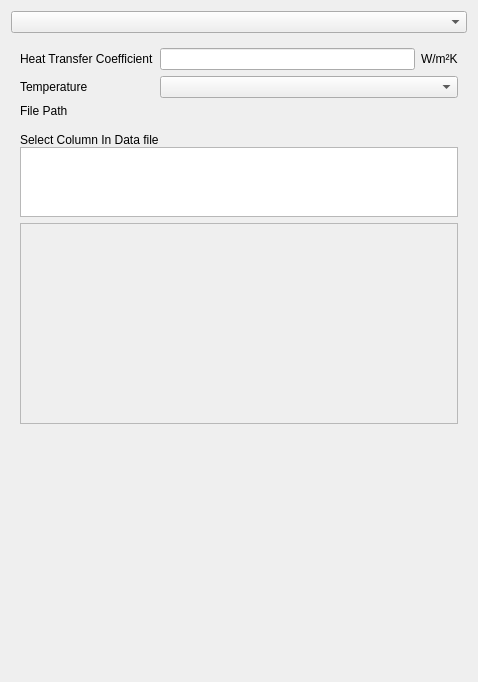
<?xml version="1.0" encoding="UTF-8"?>
<ui version="4.0">
 <class>SVNetworkComponentHeatExchangeEditWidget</class>
 <widget class="QWidget" name="SVNetworkComponentHeatExchangeEditWidget">
  <property name="geometry">
   <rect>
    <x>0</x>
    <y>0</y>
    <width>478</width>
    <height>682</height>
   </rect>
  </property>
  <property name="windowTitle">
   <string>Form</string>
  </property>
  <layout class="QVBoxLayout" name="verticalLayout_2">
   <item>
    <widget class="QComboBox" name="comboBoxHeatExchange"/>
   </item>
   <item>
    <widget class="QStackedWidget" name="stackedWidgetHeatExchange">
     <property name="currentIndex">
      <number>1</number>
     </property>
     <widget class="QWidget" name="pageTemperatureConstant">
      <property name="sizePolicy">
       <sizepolicy hsizetype="Preferred" vsizetype="Preferred">
        <horstretch>0</horstretch>
        <verstretch>1</verstretch>
       </sizepolicy>
      </property>
      <layout class="QVBoxLayout" name="verticalLayoutPageTemperatureConstant">
       <property name="spacing">
        <number>10</number>
       </property>
       <property name="leftMargin">
        <number>0</number>
       </property>
       <property name="topMargin">
        <number>0</number>
       </property>
       <property name="rightMargin">
        <number>0</number>
       </property>
       <property name="bottomMargin">
        <number>0</number>
       </property>
       <item>
        <layout class="QGridLayout" name="gridLayout_2">
         <item row="0" column="1">
          <widget class="QtExt::ValidatingLineEdit" name="lineEditHeatTransferCoefficientConstant"/>
         </item>
         <item row="0" column="0">
          <widget class="QLabel" name="labelTemperatureConstantHeatTransferCoefficient">
           <property name="text">
            <string>Heat Transfer Coefficient</string>
           </property>
          </widget>
         </item>
         <item row="0" column="2">
          <widget class="QLabel" name="labelTemperatureConstantHeatTransferCoefficientUnit">
           <property name="text">
            <string>W/m²K</string>
           </property>
          </widget>
         </item>
         <item row="1" column="0">
          <widget class="QLabel" name="labelTemperatureConstantTemperature">
           <property name="text">
            <string>Temperature</string>
           </property>
          </widget>
         </item>
         <item row="1" column="1">
          <widget class="QtExt::ValidatingLineEdit" name="lineEditTemperatureConstantTemperature">
           <property name="maximumSize">
            <size>
             <width>16777215</width>
             <height>16777215</height>
            </size>
           </property>
          </widget>
         </item>
         <item row="1" column="2">
          <widget class="QLabel" name="labelTemperatureConstantTemperatureUnit">
           <property name="maximumSize">
            <size>
             <width>48</width>
             <height>16777215</height>
            </size>
           </property>
           <property name="text">
            <string>°C</string>
           </property>
          </widget>
         </item>
        </layout>
       </item>
       <item>
        <spacer name="verticalSpacerTemperatureConstant">
         <property name="orientation">
          <enum>Qt::Vertical</enum>
         </property>
         <property name="sizeHint" stdset="0">
          <size>
           <width>20</width>
           <height>40</height>
          </size>
         </property>
        </spacer>
       </item>
      </layout>
     </widget>
     <widget class="QWidget" name="pageTemperatureSpline">
      <property name="sizePolicy">
       <sizepolicy hsizetype="Preferred" vsizetype="Preferred">
        <horstretch>0</horstretch>
        <verstretch>1</verstretch>
       </sizepolicy>
      </property>
      <layout class="QVBoxLayout" name="verticalLayout_3">
       <item>
        <layout class="QGridLayout" name="gridLayout_5">
         <item row="0" column="0">
          <widget class="QLabel" name="labelTemperatureConstantHeatTransferCoefficient_2">
           <property name="text">
            <string>Heat Transfer Coefficient</string>
           </property>
          </widget>
         </item>
         <item row="0" column="2">
          <widget class="QLabel" name="labelTemperatureConstantHeatTransferCoefficientUnit_2">
           <property name="text">
            <string>W/m²K</string>
           </property>
          </widget>
         </item>
         <item row="1" column="0">
          <widget class="QLabel" name="labelTemperatureSplineComboBox">
           <property name="text">
            <string>Temperature</string>
           </property>
          </widget>
         </item>
         <item row="1" column="1" colspan="2">
          <widget class="QComboBox" name="comboBoxTemperatureSpline"/>
         </item>
         <item row="0" column="1">
          <widget class="QtExt::ValidatingLineEdit" name="lineEditHeatTransferCoefficientSpline"/>
         </item>
         <item row="2" column="0">
          <widget class="QLabel" name="labelTemperatureSplineHeatFilePath">
           <property name="sizePolicy">
            <sizepolicy hsizetype="Preferred" vsizetype="Preferred">
             <horstretch>0</horstretch>
             <verstretch>0</verstretch>
            </sizepolicy>
           </property>
           <property name="minimumSize">
            <size>
             <width>0</width>
             <height>0</height>
            </size>
           </property>
           <property name="maximumSize">
            <size>
             <width>16777215</width>
             <height>16777215</height>
            </size>
           </property>
           <property name="text">
            <string>File Path </string>
           </property>
          </widget>
         </item>
         <item row="2" column="1" colspan="2">
          <widget class="QtExt::BrowseFilenameWidget" name="widgetTemperatureSplineFilePathDataFile" native="true">
           <property name="sizePolicy">
            <sizepolicy hsizetype="Preferred" vsizetype="Preferred">
             <horstretch>0</horstretch>
             <verstretch>0</verstretch>
            </sizepolicy>
           </property>
           <property name="minimumSize">
            <size>
             <width>0</width>
             <height>0</height>
            </size>
           </property>
           <property name="maximumSize">
            <size>
             <width>16777215</width>
             <height>16777215</height>
            </size>
           </property>
          </widget>
         </item>
        </layout>
       </item>
       <item>
        <widget class="QWidget" name="widgetTemperatureSplineSelectColumn" native="true">
         <layout class="QVBoxLayout" name="verticalLayout">
          <property name="spacing">
           <number>0</number>
          </property>
          <property name="leftMargin">
           <number>0</number>
          </property>
          <property name="rightMargin">
           <number>0</number>
          </property>
          <property name="bottomMargin">
           <number>0</number>
          </property>
          <item>
           <widget class="QLabel" name="labelTemperatureSplineSelectColumn">
            <property name="text">
             <string>Select Column In Data file</string>
            </property>
           </widget>
          </item>
          <item>
           <widget class="QListWidget" name="listWidgetTemperatureSplineSelectColumn">
            <property name="maximumSize">
             <size>
              <width>16777215</width>
              <height>100</height>
             </size>
            </property>
           </widget>
          </item>
         </layout>
        </widget>
       </item>
       <item>
        <widget class="QwtPlot" name="widgetPlotTemperatureSpline">
         <property name="sizePolicy">
          <sizepolicy hsizetype="Preferred" vsizetype="Preferred">
           <horstretch>0</horstretch>
           <verstretch>0</verstretch>
          </sizepolicy>
         </property>
         <property name="minimumSize">
          <size>
           <width>405</width>
           <height>201</height>
          </size>
         </property>
         <property name="maximumSize">
          <size>
           <width>16777215</width>
           <height>500</height>
          </size>
         </property>
         <property name="frameShape">
          <enum>QFrame::StyledPanel</enum>
         </property>
         <property name="frameShadow">
          <enum>QFrame::Raised</enum>
         </property>
        </widget>
       </item>
       <item>
        <spacer name="verticalSpacerTemperatureSpline">
         <property name="orientation">
          <enum>Qt::Vertical</enum>
         </property>
         <property name="sizeHint" stdset="0">
          <size>
           <width>20</width>
           <height>1000</height>
          </size>
         </property>
        </spacer>
       </item>
      </layout>
     </widget>
     <widget class="QWidget" name="pageHeatLossConstant">
      <property name="sizePolicy">
       <sizepolicy hsizetype="Preferred" vsizetype="Preferred">
        <horstretch>0</horstretch>
        <verstretch>1</verstretch>
       </sizepolicy>
      </property>
      <layout class="QVBoxLayout" name="verticalLayoutPageHeatLossConstant">
       <property name="spacing">
        <number>10</number>
       </property>
       <property name="leftMargin">
        <number>0</number>
       </property>
       <property name="topMargin">
        <number>0</number>
       </property>
       <property name="rightMargin">
        <number>0</number>
       </property>
       <property name="bottomMargin">
        <number>0</number>
       </property>
       <item>
        <widget class="QCheckBox" name="checkBoxHeatLossConstantIndividual">
         <property name="text">
          <string>individually defined in network node</string>
         </property>
        </widget>
       </item>
       <item>
        <layout class="QHBoxLayout" name="horizontalLayoutPageHeatLossConstantUser">
         <item>
          <widget class="QLabel" name="labelHeatLossConstantUserHeatFlux">
           <property name="text">
            <string>Heat Flux</string>
           </property>
          </widget>
         </item>
         <item>
          <widget class="QtExt::ValidatingLineEdit" name="lineEditHeatLossConstantUser"/>
         </item>
         <item>
          <widget class="QLabel" name="labelHeatLossConstantUserUnit">
           <property name="text">
            <string>kW</string>
           </property>
          </widget>
         </item>
        </layout>
       </item>
       <item>
        <spacer name="verticalSpacerHeatLossConstant">
         <property name="orientation">
          <enum>Qt::Vertical</enum>
         </property>
         <property name="sizeHint" stdset="0">
          <size>
           <width>20</width>
           <height>40</height>
          </size>
         </property>
        </spacer>
       </item>
      </layout>
     </widget>
     <widget class="QWidget" name="pageHeatLossSpline">
      <property name="sizePolicy">
       <sizepolicy hsizetype="Preferred" vsizetype="Preferred">
        <horstretch>0</horstretch>
        <verstretch>1</verstretch>
       </sizepolicy>
      </property>
      <layout class="QVBoxLayout" name="verticalLayoutPageHeatLossSpline">
       <property name="spacing">
        <number>10</number>
       </property>
       <property name="leftMargin">
        <number>0</number>
       </property>
       <property name="topMargin">
        <number>0</number>
       </property>
       <property name="rightMargin">
        <number>0</number>
       </property>
       <property name="bottomMargin">
        <number>0</number>
       </property>
       <item>
        <widget class="QCheckBox" name="checkBoxHeatLossSplineIndividual">
         <property name="text">
          <string>individually defined in network node</string>
         </property>
        </widget>
       </item>
       <item>
        <widget class="QWidget" name="widgetDefineHeatExchangeSpline" native="true">
         <layout class="QVBoxLayout" name="verticalLayout_8">
          <property name="leftMargin">
           <number>0</number>
          </property>
          <property name="rightMargin">
           <number>0</number>
          </property>
          <item>
           <layout class="QHBoxLayout" name="horizontalLayout_2">
            <item>
             <widget class="QLabel" name="labelHeatLossSplineUserBuildingType">
              <property name="maximumSize">
               <size>
                <width>109</width>
                <height>16777215</height>
               </size>
              </property>
              <property name="text">
               <string>Building Type:</string>
              </property>
             </widget>
            </item>
            <item>
             <widget class="QComboBox" name="comboBoxHeatLossSplineUserBuildingType"/>
            </item>
            <item>
             <widget class="QToolButton" name="toolButtonSetDefaultValues">
              <property name="text">
               <string>Reset </string>
              </property>
             </widget>
            </item>
           </layout>
          </item>
          <item>
           <widget class="QStackedWidget" name="stackedWidgetHeatLossSpline">
            <property name="currentIndex">
             <number>1</number>
            </property>
            <widget class="QWidget" name="page">
             <layout class="QVBoxLayout" name="verticalLayout_6">
              <property name="leftMargin">
               <number>0</number>
              </property>
              <property name="rightMargin">
               <number>0</number>
              </property>
              <item>
               <layout class="QHBoxLayout" name="horizontalLayoutHeatLossSplineFloorArea">
                <item>
                 <widget class="QCheckBox" name="checkBoxHeatLossSplineAreaRelatedValues">
                  <property name="text">
                   <string>Area related values</string>
                  </property>
                 </widget>
                </item>
                <item>
                 <spacer name="horizontalSpacerHeatLossSpline">
                  <property name="orientation">
                   <enum>Qt::Horizontal</enum>
                  </property>
                  <property name="sizeHint" stdset="0">
                   <size>
                    <width>40</width>
                    <height>20</height>
                   </size>
                  </property>
                 </spacer>
                </item>
                <item>
                 <widget class="QLabel" name="labelHeatLossSplineFloorArea">
                  <property name="text">
                   <string>Floor Area</string>
                  </property>
                 </widget>
                </item>
                <item>
                 <widget class="QtExt::ValidatingLineEdit" name="lineEditHeatLossSplineFloorArea"/>
                </item>
                <item>
                 <widget class="QLabel" name="labelHeatLossSplineFloorAreaUnit">
                  <property name="text">
                   <string>m²</string>
                  </property>
                 </widget>
                </item>
               </layout>
              </item>
              <item>
               <widget class="QGroupBox" name="groupBoxHeatLossSplineHeating">
                <property name="title">
                 <string>Heating / DHW</string>
                </property>
                <layout class="QGridLayout" name="gridLayout">
                 <item row="1" column="0">
                  <widget class="QLabel" name="labelHeatLossSplineHeatingEnergyDemand">
                   <property name="text">
                    <string>Heating Energy Demand:</string>
                   </property>
                  </widget>
                 </item>
                 <item row="1" column="1">
                  <widget class="QtExt::ValidatingLineEdit" name="lineEditHeatLossSplineHeatingEnergyDemand"/>
                 </item>
                 <item row="0" column="2">
                  <widget class="QLabel" name="labelHeatLossSplineMaximumHeatingLoadUnit">
                   <property name="text">
                    <string>kW</string>
                   </property>
                  </widget>
                 </item>
                 <item row="0" column="1">
                  <widget class="QtExt::ValidatingLineEdit" name="lineEditHeatLossSplineMaximumHeatingLoad"/>
                 </item>
                 <item row="0" column="0">
                  <widget class="QLabel" name="labelHeatLossSplineMaximumHeatingLoad">
                   <property name="text">
                    <string>Maximum Heating Load:</string>
                   </property>
                  </widget>
                 </item>
                 <item row="1" column="2">
                  <widget class="QLabel" name="labelHeatLossSplineHeatingEnergyDemandUnit">
                   <property name="text">
                    <string>kWh</string>
                   </property>
                  </widget>
                 </item>
                </layout>
               </widget>
              </item>
              <item>
               <widget class="QGroupBox" name="groupBoxHeatLossSplineCooling">
                <property name="title">
                 <string>Cooling</string>
                </property>
                <property name="checkable">
                 <bool>true</bool>
                </property>
                <layout class="QGridLayout" name="gridLayout_3">
                 <item row="0" column="1">
                  <widget class="QtExt::ValidatingLineEdit" name="lineEditHeatLossSplineMaximumCoolingLoad"/>
                 </item>
                 <item row="0" column="0">
                  <widget class="QLabel" name="labelHeatLossSplineMaximumCoolingLoad">
                   <property name="text">
                    <string>Maximum Cooling Load:</string>
                   </property>
                  </widget>
                 </item>
                 <item row="0" column="2">
                  <widget class="QLabel" name="labelHeatLossSplineMaximumCoolingLoadUnit">
                   <property name="text">
                    <string>kW</string>
                   </property>
                  </widget>
                 </item>
                 <item row="1" column="0">
                  <widget class="QLabel" name="labelHeatLossSplineCoolingEnergyDemand">
                   <property name="text">
                    <string>Cooling Energy Demand:</string>
                   </property>
                  </widget>
                 </item>
                 <item row="1" column="1">
                  <widget class="QtExt::ValidatingLineEdit" name="lineEditHeatLossSplineCoolingEnergyDemand"/>
                 </item>
                 <item row="1" column="2">
                  <widget class="QLabel" name="labelHeatLossSplineCoolingEnergyDemandUnit">
                   <property name="text">
                    <string>kWh</string>
                   </property>
                  </widget>
                 </item>
                </layout>
               </widget>
              </item>
              <item>
               <widget class="QGroupBox" name="groupBoxDomesticHotWaterDemand">
                <property name="title">
                 <string>Domestic Hot Water Demand</string>
                </property>
                <property name="checkable">
                 <bool>true</bool>
                </property>
                <layout class="QGridLayout" name="gridLayout_4">
                 <item row="0" column="0">
                  <widget class="QLabel" name="labelHeatLossSplineDomesticHotWaterDemand">
                   <property name="text">
                    <string>Hot Water Energy Demand:</string>
                   </property>
                  </widget>
                 </item>
                 <item row="0" column="1">
                  <widget class="QtExt::ValidatingLineEdit" name="lineEditHeatLossSplineDomesticHotWaterDemand"/>
                 </item>
                 <item row="0" column="2">
                  <widget class="QLabel" name="labelHeatLossSplineDomesticHotWaterDemandUnit">
                   <property name="text">
                    <string>kWh</string>
                   </property>
                  </widget>
                 </item>
                </layout>
               </widget>
              </item>
             </layout>
            </widget>
            <widget class="QWidget" name="page_2">
             <layout class="QVBoxLayout" name="verticalLayout_9" stretch="0,0,0,0">
              <property name="leftMargin">
               <number>0</number>
              </property>
              <property name="rightMargin">
               <number>0</number>
              </property>
              <item>
               <layout class="QHBoxLayout" name="horizontalLayoutFilePath">
                <item>
                 <widget class="QLabel" name="labelFilePath">
                  <property name="sizePolicy">
                   <sizepolicy hsizetype="Preferred" vsizetype="Preferred">
                    <horstretch>0</horstretch>
                    <verstretch>0</verstretch>
                   </sizepolicy>
                  </property>
                  <property name="maximumSize">
                   <size>
                    <width>16777215</width>
                    <height>16777215</height>
                   </size>
                  </property>
                  <property name="text">
                   <string>Filepath</string>
                  </property>
                 </widget>
                </item>
                <item>
                 <widget class="QtExt::BrowseFilenameWidget" name="filepathDataFile" native="true">
                  <property name="sizePolicy">
                   <sizepolicy hsizetype="Preferred" vsizetype="Fixed">
                    <horstretch>0</horstretch>
                    <verstretch>0</verstretch>
                   </sizepolicy>
                  </property>
                  <property name="maximumSize">
                   <size>
                    <width>16777215</width>
                    <height>24</height>
                   </size>
                  </property>
                 </widget>
                </item>
               </layout>
              </item>
              <item>
               <widget class="QLabel" name="labelHeatLossSplineSelectColumn">
                <property name="text">
                 <string>Select Column In Data file</string>
                </property>
               </widget>
              </item>
              <item>
               <widget class="QListWidget" name="listWidgetHeatLossSplineSelectColumn">
                <property name="maximumSize">
                 <size>
                  <width>16777215</width>
                  <height>100</height>
                 </size>
                </property>
               </widget>
              </item>
              <item>
               <spacer name="verticalSpacer_3">
                <property name="orientation">
                 <enum>Qt::Vertical</enum>
                </property>
                <property name="sizeHint" stdset="0">
                 <size>
                  <width>20</width>
                  <height>40</height>
                 </size>
                </property>
               </spacer>
              </item>
             </layout>
            </widget>
           </widget>
          </item>
          <item>
           <widget class="QwtPlot" name="widgetPlotHeatLossSpline">
            <property name="sizePolicy">
             <sizepolicy hsizetype="Preferred" vsizetype="Expanding">
              <horstretch>0</horstretch>
              <verstretch>0</verstretch>
             </sizepolicy>
            </property>
            <property name="minimumSize">
             <size>
              <width>405</width>
              <height>201</height>
             </size>
            </property>
            <property name="frameShape">
             <enum>QFrame::StyledPanel</enum>
            </property>
            <property name="frameShadow">
             <enum>QFrame::Raised</enum>
            </property>
           </widget>
          </item>
          <item>
           <spacer name="verticalSpacer_2">
            <property name="orientation">
             <enum>Qt::Vertical</enum>
            </property>
            <property name="sizeHint" stdset="0">
             <size>
              <width>20</width>
              <height>40</height>
             </size>
            </property>
           </spacer>
          </item>
         </layout>
        </widget>
       </item>
      </layout>
     </widget>
     <widget class="QWidget" name="pageNone">
      <property name="sizePolicy">
       <sizepolicy hsizetype="Preferred" vsizetype="Preferred">
        <horstretch>0</horstretch>
        <verstretch>1</verstretch>
       </sizepolicy>
      </property>
      <layout class="QVBoxLayout" name="verticalLayoutPageNone">
       <property name="spacing">
        <number>0</number>
       </property>
       <property name="leftMargin">
        <number>0</number>
       </property>
       <property name="topMargin">
        <number>0</number>
       </property>
       <property name="rightMargin">
        <number>0</number>
       </property>
       <property name="bottomMargin">
        <number>0</number>
       </property>
       <item>
        <widget class="QLabel" name="labelPageNone">
         <property name="text">
          <string/>
         </property>
        </widget>
       </item>
       <item>
        <spacer name="verticalSpacerNone">
         <property name="orientation">
          <enum>Qt::Vertical</enum>
         </property>
         <property name="sizeHint" stdset="0">
          <size>
           <width>20</width>
           <height>40</height>
          </size>
         </property>
        </spacer>
       </item>
      </layout>
     </widget>
    </widget>
   </item>
  </layout>
 </widget>
 <customwidgets>
  <customwidget>
   <class>QwtPlot</class>
   <extends>QFrame</extends>
   <header>qwt_plot.h</header>
   <container>1</container>
  </customwidget>
  <customwidget>
   <class>QtExt::ValidatingLineEdit</class>
   <extends>QLineEdit</extends>
   <header location="global">QtExt_ValidatingLineEdit.h</header>
   <slots>
    <signal>editingFinishedSuccessfully()</signal>
   </slots>
  </customwidget>
  <customwidget>
   <class>QtExt::BrowseFilenameWidget</class>
   <extends>QWidget</extends>
   <header>QtExt_BrowseFilenameWidget.h</header>
   <container>1</container>
   <slots>
    <signal>editingFinished()</signal>
   </slots>
  </customwidget>
 </customwidgets>
 <resources/>
 <connections/>
</ui>
